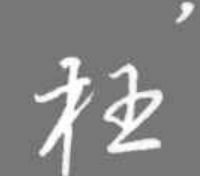
#> input picture wang_debug_original.png, 200 x 176 px
$ python -i page_preprocessor.py   (imports and definitions only)
#> lines starting #> are read from the running program, lines starting #| are printed output that depends on the picture; after the words box and inside, x2 and y2 are one past the last pixel; in counts of white or black regions, pixels touching at a corner belong together
"""页面预处理模块：灰度化、二值化、裁剪边距、增强"""
import cv2
import numpy as np
from PIL import Image


def load_image(image_path: str) -> np.ndarray:
    """加载图片并转为灰度图

    Args:
        image_path: 图片路径

    Returns:
        灰度图 numpy array
    """
    img = cv2.imread(image_path, cv2.IMREAD_GRAYSCALE)
    if img is None:
        raise ValueError(f"无法加载图片: {image_path}")
    return img


def detect_content_bbox(gray: np.ndarray, margin_threshold: int = 50,
                        min_content_ratio: float = 0.02) -> tuple:
    """检测内容区域边界框

    通过行列投影找到有实际内容的区域，裁剪掉空白边距

    Args:
        gray: 灰度图
        margin_threshold: 判定为"有内容"的像素阈值（<此值为深色）
        min_content_ratio: 最小内容占比（该行列深色像素占比超过此值才算有内容）

    Returns:
        (y_min, y_max, x_min, x_max) 内容区域边界
    """
    h, w = gray.shape

    # 二值化
    _, binary = cv2.threshold(gray, margin_threshold, 255, cv2.THRESH_BINARY_INV)

    # 水平投影
    h_proj = np.sum(binary > 0, axis=1)
    content_rows = np.where(h_proj > w * min_content_ratio)[0]

    # 垂直投影
    v_proj = np.sum(binary > 0, axis=0)
    content_cols = np.where(v_proj > h * min_content_ratio)[0]

    if len(content_rows) == 0 or len(content_cols) == 0:
        return (0, h, 0, w)

    y_min = max(0, content_rows[0] - 5)
    y_max = min(h, content_rows[-1] + 5)
    x_min = max(0, content_cols[0] - 5)
    x_max = min(w, content_cols[-1] + 5)

    return (y_min, y_max, x_min, x_max)


def remove_grid_lines(gray: np.ndarray, max_thickness: int = 8) -> np.ndarray:
    """去除网格线（竖线/横线）

    使用形态学操作检测并去除细长的网格线，保留手写字符

    Args:
        gray: 灰度图
        max_thickness: 网格线最大粗细

    Returns:
        去除网格线后的灰度图
    """
    _, binary = cv2.threshold(gray, 140, 255, cv2.THRESH_BINARY_INV)

    # 检测水平线
    h_kernel = cv2.getStructuringElement(cv2.MORPH_RECT, (50, 1))
    h_lines = cv2.morphologyEx(binary, cv2.MORPH_OPEN, h_kernel, iterations=2)

    # 检测垂直线
    v_kernel = cv2.getStructuringElement(cv2.MORPH_RECT, (1, 50))
    v_lines = cv2.morphologyEx(binary, cv2.MORPH_OPEN, v_kernel, iterations=2)

    # 合并网格线
    grid_mask = cv2.bitwise_or(h_lines, v_lines)

    # 从原图中去除网格线
    cleaned = cv2.bitwise_and(binary, cv2.bitwise_not(grid_mask))

    # 转回灰度图格式
    result = cv2.bitwise_not(cleaned)
    return result


def enhance_contrast(gray: np.ndarray) -> np.ndarray:
    """增强对比度

    使用 CLAHE（限制对比度自适应直方图均衡化）增强字符与背景的对比度

    Args:
        gray: 灰度图

    Returns:
        增强后的灰度图
    """
    clahe = cv2.createCLAHE(clipLimit=2.0, tileGridSize=(8, 8))
    enhanced = clahe.apply(gray)
    return enhanced


def preprocess_page(image_path: str, output_path: str = None,
                    remove_lines: bool = True) -> np.ndarray:
    """完整的页面预处理流程

    Args:
        image_path: 输入图片路径
        output_path: 输出图片路径（可选）
        remove_lines: 是否去除网格线

    Returns:
        预处理后的灰度图
    """
#> called with image_path = '../wang_debug_original.png', remove_lines = True
    # 1. 加载图片
    gray = load_image(image_path)
#> in load_image, img is the input picture: shape (176, 200); min 95, max 255, mean 134.2
    print(f"[预处理] 加载图片: {gray.shape}")
#| [预处理] 加载图片: (176, 200)

    # 2. 裁剪内容区域
    y_min, y_max, x_min, x_max = detect_content_bbox(gray)
#> in detect_content_bbox, `_, binary = cv2.threshold(gray, margin_threshold, 255, cv2.THRESH_BINA..`: binary: shape (176, 200); every value is 0
#> in detect_content_bbox, `h_proj = np.sum(binary > 0, axis=1)`: h_proj = 176 values from 0 to 0
#> in detect_content_bbox, `content_rows = np.where(h_proj > w * min_content_ratio)[0]`: content_rows = empty array
#> in detect_content_bbox, `v_proj = np.sum(binary > 0, axis=0)`: v_proj = 200 values from 0 to 0
#> in detect_content_bbox, `content_cols = np.where(v_proj > h * min_content_ratio)[0]`: content_cols = empty array
#> y_min = 0; y_max = 176; x_min = 0; x_max = 200
    gray = gray[y_min:y_max, x_min:x_max]
    print(f"[预处理] 裁剪内容区域: ({x_min},{y_min}) -> ({x_max},{y_max})")
#| [预处理] 裁剪内容区域: (0,0) -> (200,176)

    # 3. 去除网格线
    if remove_lines:
        gray = remove_grid_lines(gray)
#> in remove_grid_lines, `_, binary = cv2.threshold(gray, 140, 255, cv2.THRESH_BINARY_INV)`:
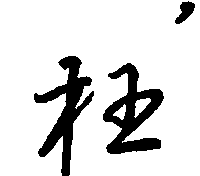
#> binary: shape (176, 200); 85.5% white; 3 black regions, box (x1, y1, x2, y2) and area: (103, 63, 164, 154) 2454, (34, 56, 94, 176) 2399, (175, 1, 195, 24) 248
#> in remove_grid_lines, `h_lines = cv2.morphologyEx(binary, cv2.MORPH_OPEN, h_kernel, iteration..`:
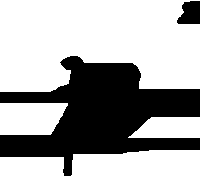
#> h_lines: shape (176, 200); 65.3% white; 2 black regions, box (x1, y1, x2, y2) and area: (0, 56, 200, 176) 11771, (177, 1, 200, 24) 426
#> in remove_grid_lines, `v_lines = cv2.morphologyEx(binary, cv2.MORPH_OPEN, v_kernel, iteration..`:
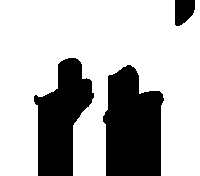
#> v_lines: shape (176, 200); 71.6% white; 3 black regions, box (x1, y1, x2, y2) and area: (103, 65, 164, 176) 5316, (34, 58, 94, 176) 4249, (175, 0, 195, 26) 420
#> in remove_grid_lines, `grid_mask = cv2.bitwise_or(h_lines, v_lines)`:
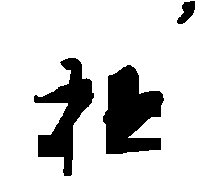
#> grid_mask: shape (176, 200); 81.2% white; 3 black regions, box (x1, y1, x2, y2) and area: (103, 65, 164, 154) 3552, (34, 58, 94, 176) 2810, (177, 1, 195, 24) 240
#> in remove_grid_lines, `cleaned = cv2.bitwise_and(binary, cv2.bitwise_not(grid_mask))`:
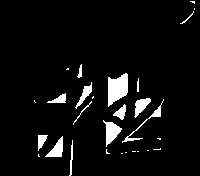
#> cleaned: shape (176, 200); 5.5% white; 28 white regions (14 under 20 px), largest, box (x1, y1, x2, y2) and area: (108, 73, 128, 107) 468, (103, 120, 122, 147) 245, (45, 136, 63, 157) 187
        print("[预处理] 已去除网格线")

    # 4. 增强对比度
    gray = enhance_contrast(gray)
#> in enhance_contrast, `enhanced = clahe.apply(gray)`:
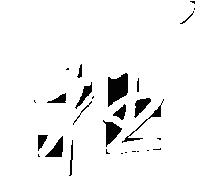
#> enhanced: shape (176, 200); min 2, max 255, mean 241.1
    print("[预处理] 已增强对比度")

    # 5. 保存结果
    if output_path:
        cv2.imwrite(output_path, gray)
        print(f"[预处理] 保存结果: {output_path}")

    return gray

>>> result = preprocess_page('../wang_debug_original.png')

$ run again, on debug_wang_nian_vis.png
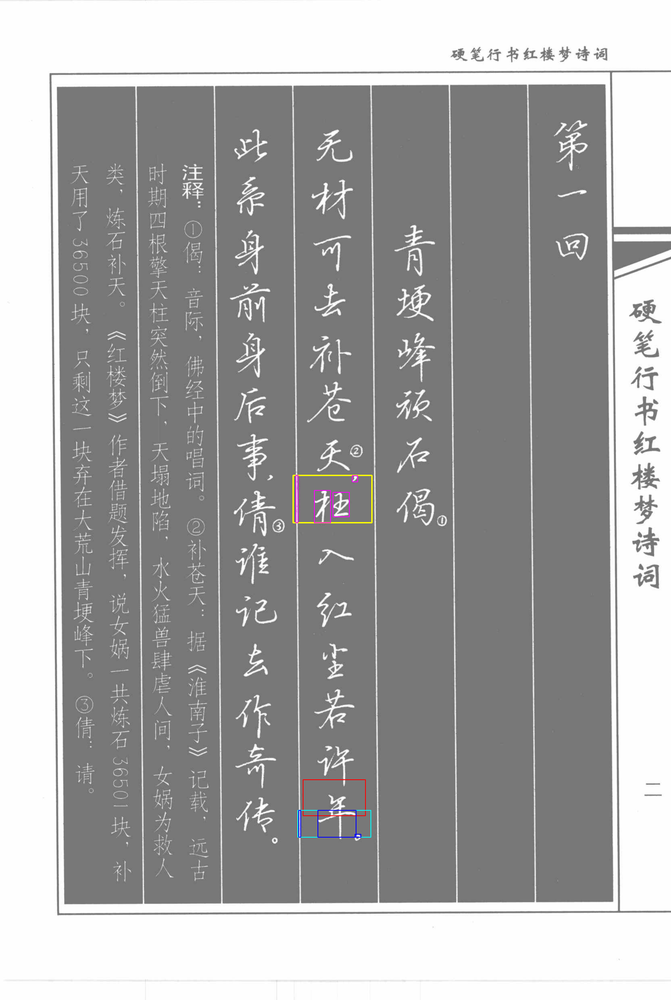
#> input picture debug_wang_nian_vis.png, 671 x 1000 px, shrunk from 2496 x 3720 before the run
#| [预处理] 加载图片: (1000, 671)
#> in detect_content_bbox, `_, binary = cv2.threshold(gray, margin_threshold, 255, cv2.THRESH_BINA..`:
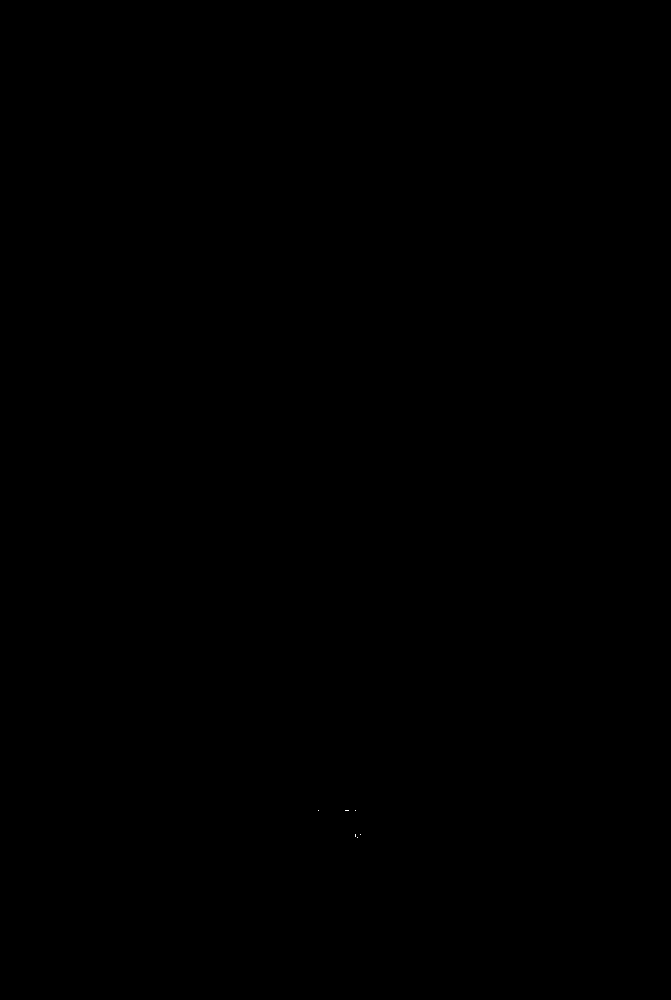
#> binary: shape (1000, 671); 0% white in thin lines or dots, all inside (x1, y1, x2, y2) = (318, 810, 361, 838)
#> h_proj = 1000 values, max 6 at index 810, min 0 at index 0, mean 0.011
#> content_rows = empty array
#> v_proj = 671 values, max 4 at index 355, min 0 at index 0, mean 0.0164
#> content_cols = empty array
#> y_min = 0; y_max = 1000; x_min = 0; x_max = 671
#| [预处理] 裁剪内容区域: (0,0) -> (671,1000)
#> h_lines: shape (1000, 671); 0.29% white; 7 white regions, largest, box (x1, y1, x2, y2) and area: (97, 912, 573, 914) 491, (614, 227, 671, 234) 399, (614, 242, 671, 249) 399
#> v_lines: shape (1000, 671); 45% white; 18 white regions, largest, box (x1, y1, x2, y2) and area: (452, 87, 534, 904) 62212, (530, 87, 612, 904) 56747, (373, 87, 455, 904) 51964
#> cleaned: shape (1000, 671); 17.4% white; 439 white regions (310 under 20 px), largest, box (x1, y1, x2, y2) and area: (314, 707, 371, 903) 7907, (233, 509, 277, 766) 6451, (294, 475, 373, 618) 5981
#> in enhance_contrast, `enhanced = clahe.apply(gray)`:
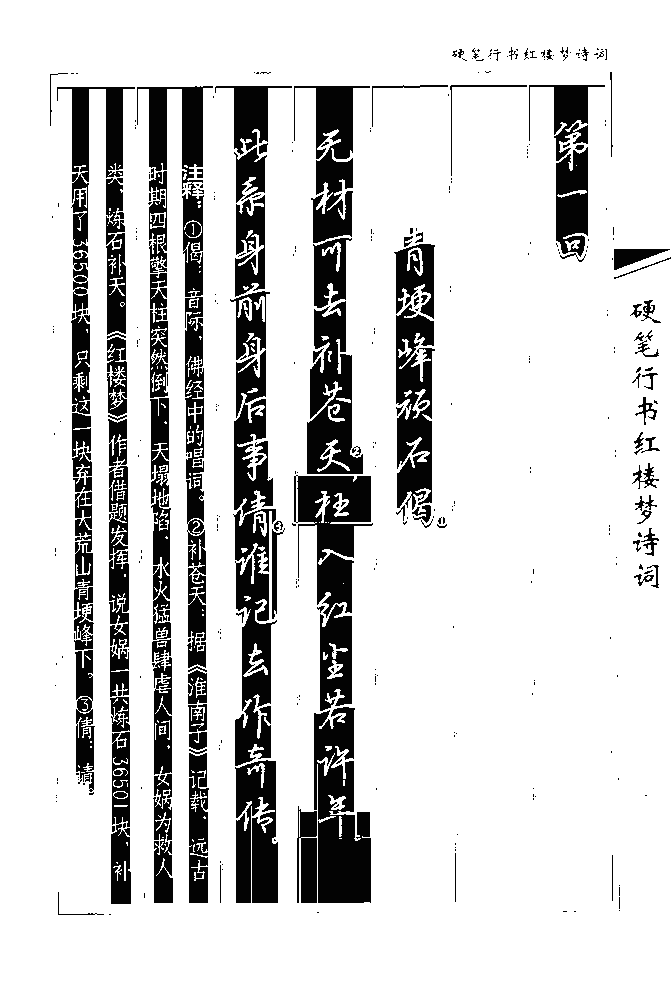
#> enhanced: shape (1000, 671); min 1, max 255, mean 211.1
